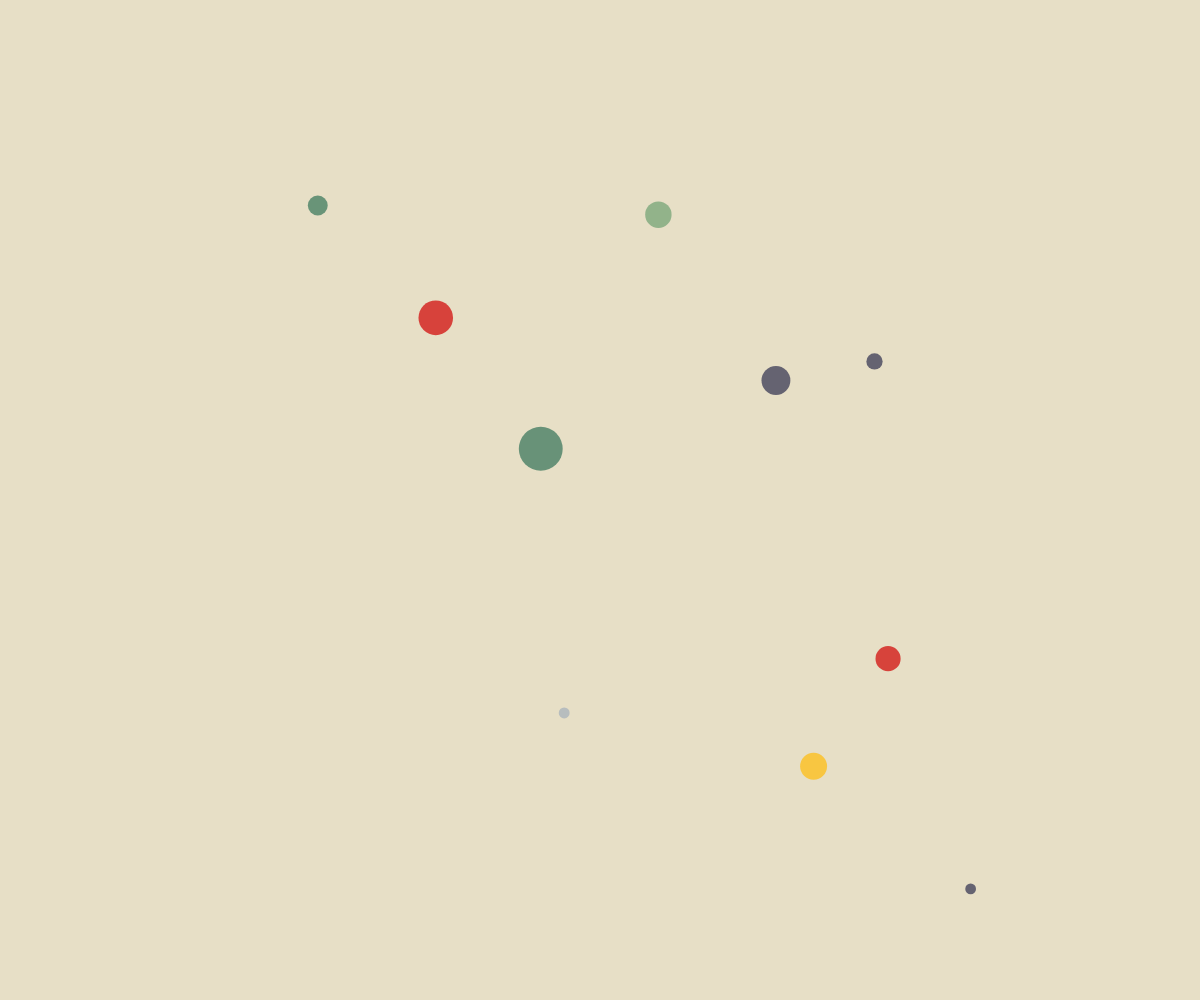
Frame 1 (no input)
Frame 60 (no input): identical to frame 1, image omitted
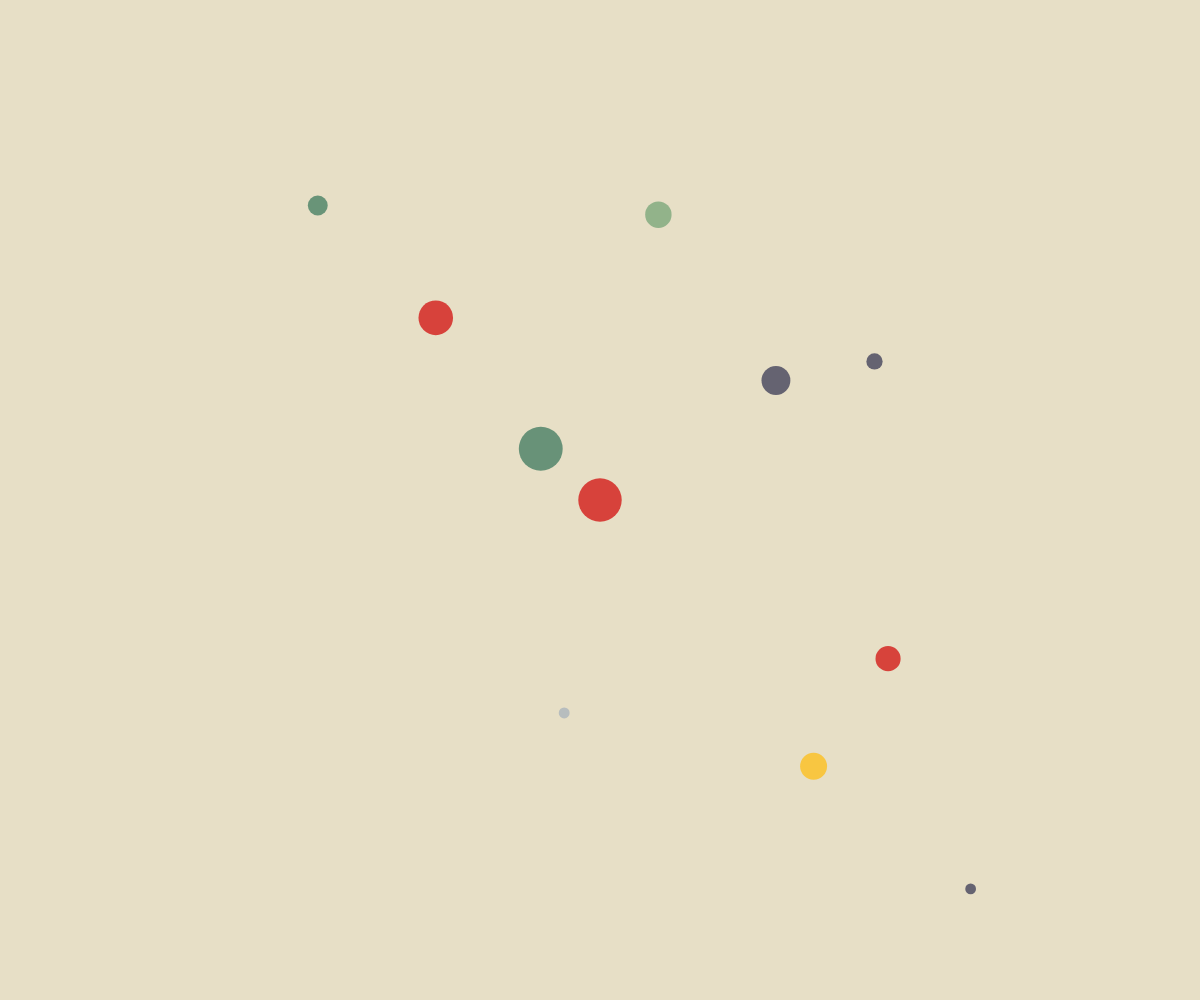
Frame 120 (the mouse pressed at the canvas centre since frame 60)

The p5.js sketch that drew these frames (run headless with seeded random() and noise() and a simulated clock; from frame 60 on, the mouse is pressed at the canvas centre):

// p5.js sketch
// ── sketch.js
var balls = [];

var colors = [
  "rgba(28,49,68,0.7)",
  "rgba(208,0,0,0.7)",
  "rgba(255, 186,8,0.7)",
  "rgba(162,174,187,0.7)",
  "rgba(63,136,197,0.7)",
  "rgba(203,72,183,0.7)",
  "rgba(46,45,77,0.7)",
  "rgba(51,115,87,0.7)",
  "rgba(109,159,113,0.7)",
  "rgba(228,227,211,0.7)"
];

function setup() {
  createCanvas(windowWidth, windowHeight);
  setShakeThreshold(10);

  for (var i = 0; i < 10; i++) {
    randomColor = colors[Math.round(random(0, colors.length-1))];
    balls[i] = new Ball(random(0.5, 3),
                        random(50, width-50),
                        random(50, height-50),
                        randomColor);
    console.log(randomColor);
  }
}

function draw() {
  background(231,223,198);

  for (var i = 0; i < balls.length; i++) {

    var force = createVector(rotationY * 0.03 * balls[i].mass, rotationX * 0.03 * balls[i].mass);

    balls[i].applyForce(force);

    balls[i].update();
    balls[i].display();
    balls[i].checkEdges();
  }
}

function mousePressed() {
  addBall();
}

function deviceShaken() {
  for (var i = 0; i < balls.length; i++) {
    balls[i].velocity.x += random(-10,10);
    balls[i].velocity.y += random(-10,10);
  }
}

function addBall() {
  randomColor = colors[Math.round(random(0, colors.length-1))];
  balls.push(new Ball(random(0.5, 3), width/2, height/2, randomColor));
}

function Ball(m,x,y,color) {
  this.mass = m;
  this.position = createVector(x,y);
  this.velocity = createVector(0,0);
  this.acceleration = createVector(0,0);
  this.color = color;
}

Ball.prototype.applyForce = function(force) {
  var f = p5.Vector.div(force,this.mass);
  this.acceleration.add(f);
};

Ball.prototype.update = function() {
  // Velocity changes according to acceleration
  this.velocity.add(this.acceleration);
  // position changes by velocity
  this.position.add(this.velocity);
  // We must clear acceleration each frame
  this.acceleration.mult(0);
};

Ball.prototype.display = function() {
  noStroke();
  fill(this.color);
  ellipse(this.position.x,this.position.y,this.mass*16,this.mass*16);
};

// Bounce off bottom of window
Ball.prototype.checkEdges = function() {
  if (this.position.y > (height - this.mass*8)) {
    this.velocity.y *= -0.5;
    this.position.y = (height - this.mass*8);
  } else if (this.position.y < this.mass*8) {
    this.velocity.y *= -0.5;
    this.position.y = this.mass*8;
  }

  if (this.position.x > (width - this.mass*8)) {
    this.velocity.x *= -0.5;
    this.position.x = (width - this.mass*8);
  } else if (this.position.x < this.mass*8) {
    this.velocity.x *= -0.5;
    this.position.x = this.mass*8;
  }

};
